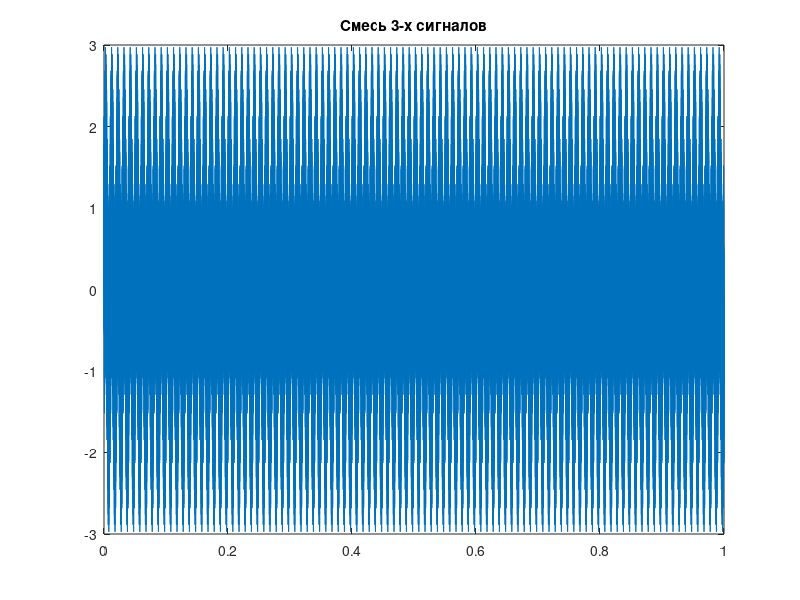
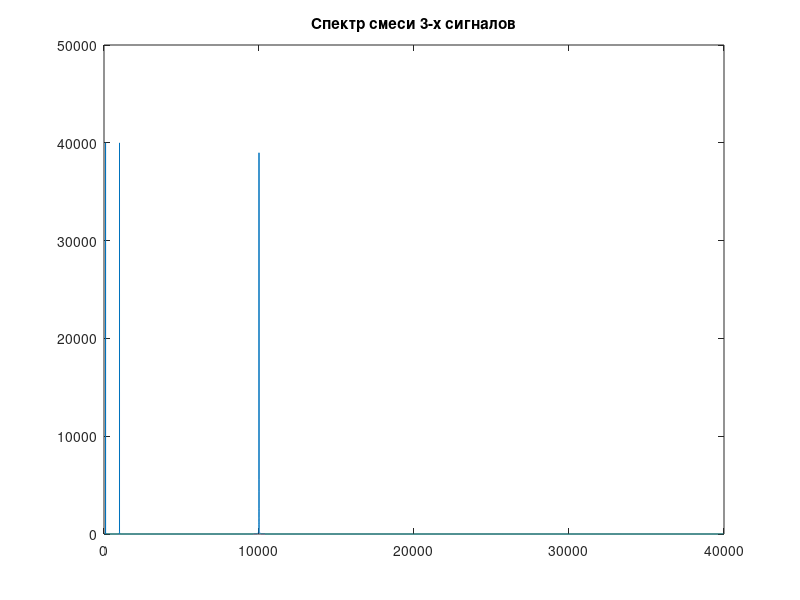
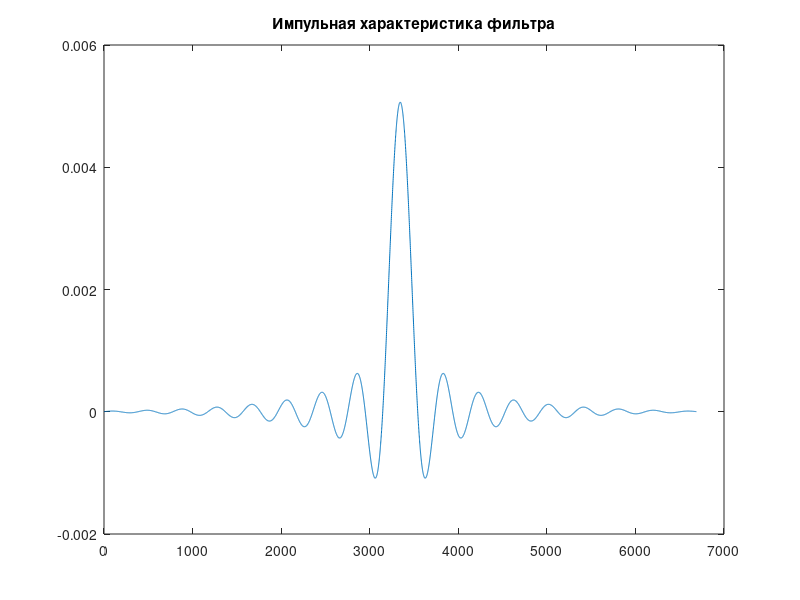
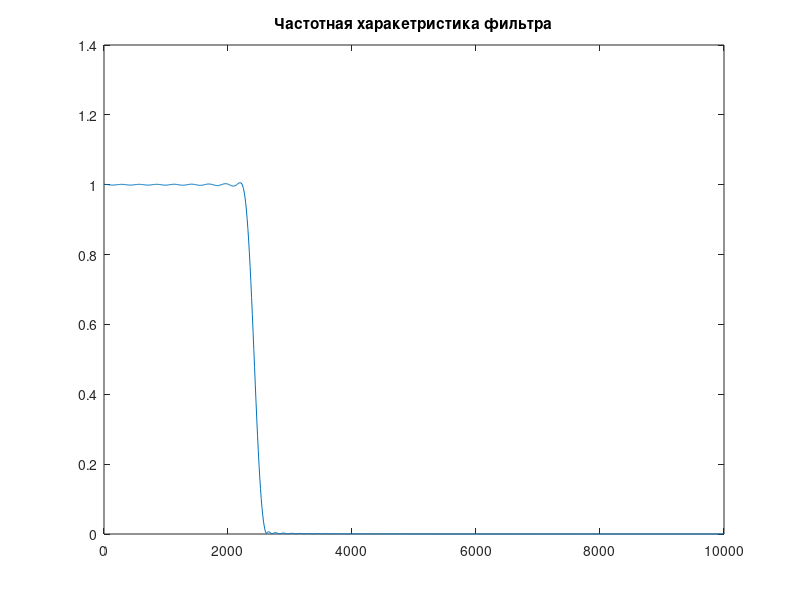

These charts were generated, in order, by the following MATLAB code:
clc; 
clear all;
close all;

% ПАРАМЕТРЫ СИГНАЛОВ
f1 = 1e2; % частоты
f2 = 1e3;
f3 = 1e4;

ts = 1;         % Длительность сигналов
fs = 8*f3;      % Частота дискретизации
dt = 1/fs;      % Шаг дискретизации
T = 0:dt:ts;    % массив времени

nT = length(T);
dF = fs/nT;


% СИГНАЛЫ
S1 = sin(2*pi*f1.*T); 
S2 = sin(2*pi*f2.*T); 
S3 = sin(2*pi*f3.*T);
S = S1 + S2 + S3;
figure(); plot(T, S); title('Смесь 3-х сигналов'); %pause();


% СПЕКТР СИГНАЛА
SF = fft(S);                % Спектр сигнала
FX = 0:dF:dF*(nT-1);        % Массив отсчетов частоты
nf2 = round(length(FX)/2); 
figure(); plot(FX(1:nf2), abs(SF(1:nf2))); title('Спектр смеси 3-х сигналов'); %pause();


% ФИЛЬТР ВЫДЕЛЯЮЩИЙ ТОЛЬКО СИГНАЛ С ЧАСТОТОЙ 100 Гц
m = [1 0];                  % ВЕКТОР ЗНАЧЕНИЙ АЧХ
f = [200 210];              % ВЕКТОР ГРАНИЧНЫХ ЧАСТОТ
ripple = [0.1 0.1];         % ВЕКТОР МАКСИМАЛЬНО ДОПУСТИМЫХ ОТКЛОНЕНИЙ

[R,wc,beta,ftype] = kaiserord(f,m,ripple,fs);   % ПАР.ОКНА КАЙЗЕРА
disp(['R = ' num2str(R)])                       % ОЦЕНКА ПОРЯДКА КИХ-ФИЛЬТРА
disp(['wc = ' num2str(wc)])                     % НОРМИРОВАННАЯ ЧАСТОТА РАЗРЫВА
disp(['beta = ' num2str(beta)])                 % ПАРАМЕТР ОКНА КАЙЗЕРА
disp(['ftype = ' char(ftype)])                  % ТИП КИХ-ФИЛЬТРА

B = fir1(R, wc, ftype, kaiser(R+1, beta), 'noscale'); % КОЭФФ.ФИЛЬТРА
nb = length(B);
nb2 = round(nb/2);
nb4 = round(nb2/4);
WB = (kaiser(nb,4.0))';         % ВЕСОВОЕ ОКНО КАЙЗЕРА
B = B.*WB;                    % ВЕСОВАЯ ОБРАБОТКА ИХ ФИЛЬТРА


% ИМПУЛЬСНАЯ ХАРАКТЕРИСТИКА ФИЛЬТРА
fsnb = fs/nb;                   % ШАГ ИЗМЕНЕНИЯ ЧАСТОТЫ СПЕКТРА
FH = 0:fsnb:fsnb*(nb-1);        % СЕТКА ЧАСТОТ ДЛЯ СПЕКТРА
figure(); plot(B); title('Импульная характеристика фильтра');


% ЧАСТОТНАЯ ХАРАКТЕРИСТИКА ФИЛЬТРА
HB = [B, zeros(1, nT-nb)];
HB = fft(HB);                   % ВЫЧИСЛЕНИЕ ЧАСТОТНОЙ ХАР-КИ
figure(); plot(FH(1:nb4), abs(HB(1:nb4))); title('Частотная харакетристика фильтра'); 


% ФИЛЬТРАЦИЯ ВО ВРЕМЕННОЙ ОБЛАСТИ
outST = conv(B, S);
figure(); plot(T(nb:nT),outST(nb:nT)); title('Фильтрация во временной области'); 


% ФИЛЬТРАЦИЯ В ЧАСТОТНОЙ ОБЛАСТИ
outSF = real(ifft(SF.*HB));
figure(); plot(T, outSF); title('Фильтрация в частотной области');


% СПЕКТР СИГНАЛА ПОСЛЕ ФИЛЬТРАЦИИ ВО ВРЕМЕННОЙ ОБЛАСТИ
spectrumOutST = abs(fft(outST));
figure(); plot(spectrumOutST); title('Спектр сигнала после фильтрация во временной области'); 


% СПЕКТР СИГНАЛА ПОСЛЕ ФИЛЬТРАЦИИ В ЧАСТОТНОЙ ОБЛАСТИ
spectrumOutSF = abs(fft(outSF));
figure(); plot(spectrumOutSF); title('Спектр сигнала после фильтрация во временной области'); 
